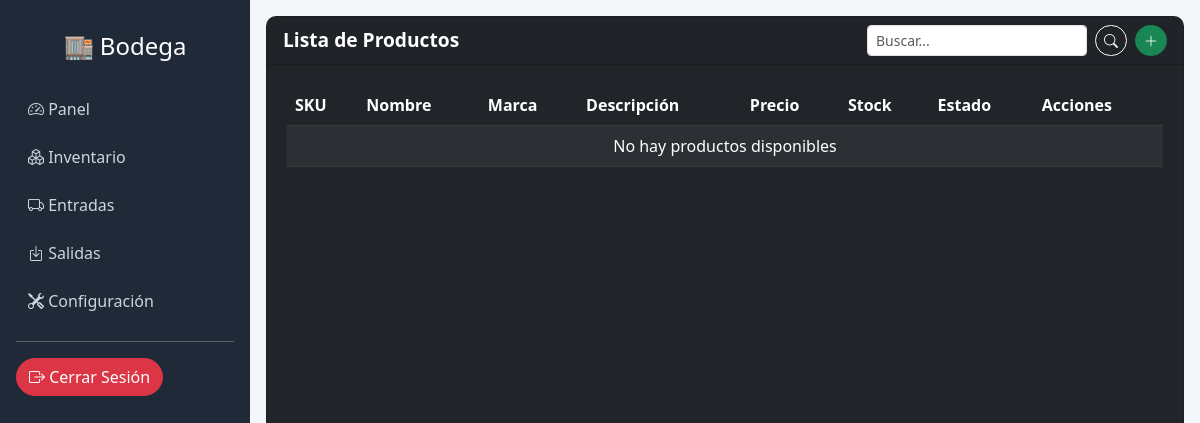
Before: /inventario with the older database file.
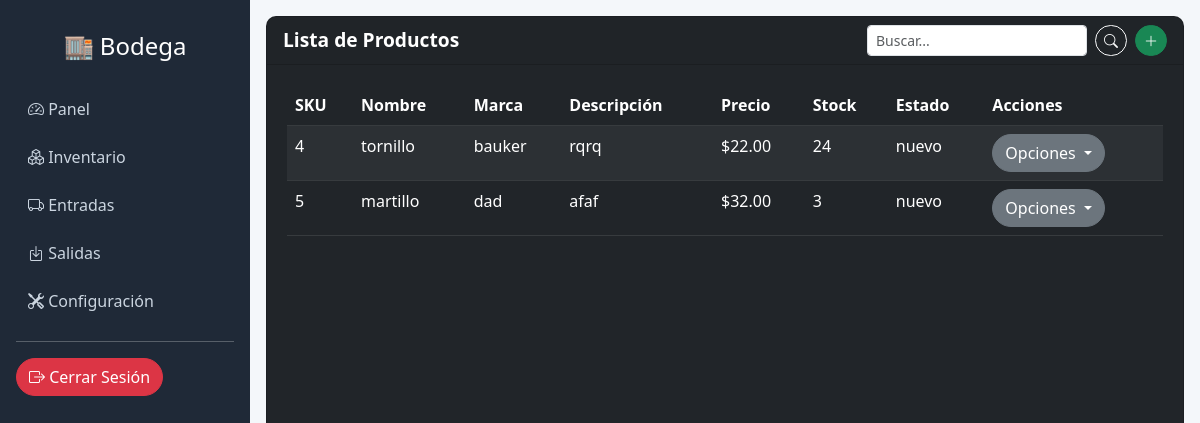
After: the same page with the newer database file.
### core/models.py (models this page shows, shortened)
class Producto(models.Model):
    sku = models.AutoField(primary_key=True)  # ID autoincremental
    nombre_producto = models.CharField(max_length=100)
    marca = models.CharField(max_length=100)
    descripcion = models.CharField(max_length=255, blank=True, null=True)
    precio = models.DecimalField(max_digits=10, decimal_places=2)
    stock = models.PositiveIntegerField()
    estado_producto = models.CharField(max_length=10)

### core/views.py (the view)
# urls.py: path('inventario', views.inventario, name='inventario'),
def inventario(request):
    query = request.GET.get('q')
    if query:
        productos = Producto.objects.filter(
            Q(nombre_producto__icontains=query) |
            Q(marca__icontains=query) |
            Q(descripcion__icontains=query)
        )
    else:
        productos = Producto.objects.all()
    return render(request, 'core/bodeguero/inventario.html', {'lista_productos': productos})

### core/templates/core/bodeguero/inventario.html (shortened to what this page needs)
<!DOCTYPE html>
<html lang="es">
{% load static %}
<head>
    <link href="https://cdn.jsdelivr.net/npm/bootstrap@5.3.0/dist/css/bootstrap.min.css" rel="stylesheet">
    <link href="https://cdn.jsdelivr.net/npm/bootstrap-icons@1.10.5/font/bootstrap-icons.css" rel="stylesheet">
    <link rel="stylesheet" href="{% static 'core/css/admini.css' %}">
</head>
<body>
<div class="d-flex">
    <div class="sidebar p-3">
        <h4 class="text-center py-3">🏬 Bodega</h4>
        <a href="#"><i class="bi bi-speedometer2"></i> Panel</a>
        <a href="#"><i class="bi bi-boxes"></i> Inventario</a>
        <a href="#"><i class="bi bi-truck"></i> Entradas</a>
        <a href="#"><i class="bi bi-box-arrow-in-down"></i> Salidas</a>
        <a href="#"><i class="bi bi-tools"></i> Configuración</a>
        <hr>
        <form method="post" action="{% url 'logout' %}">
        <button type="submit" class="btn btn-danger">
            <i class="bi bi-box-arrow-right"></i> Cerrar Sesión
        </button>
        </form>
    </div>
    <div class="flex-grow-1 card bg-dark text-white m-3">
    <div class="card-header d-flex justify-content-between align-items-center">
    <span>Lista de Productos</span>
    <div class="d-flex">
        <form class="d-flex me-2" method="get">
            <input type="text" name="q" class="form-control form-control-sm me-2" placeholder="Buscar..." value="{{ request.GET.q }}">
            <button type="submit" class="btn btn-outline-light btn-sm"><i class="bi bi-search"></i></button>
        </form>
        <a href="{% url 'registrar_producto' %}" class="btn btn-success btn-sm" title="Agregar Producto">
            <i class="bi bi-plus-lg"></i>
        </a>
    </div>
</div>
    <div class="card-body">
        <table class="table table-striped table-dark">
            <thead>
                <tr>
                    <th>SKU</th>
                    <th>Nombre</th>
                    <th>Marca</th>
                    <th>Descripción</th>
                    <th>Precio</th>
                    <th>Stock</th>
                    <th>Estado</th>
                    <th>Acciones</th>
                </tr>
            </thead>
            <tbody>
                {% for producto in lista_productos %}
                    <tr>
                        <td>{{ producto.sku }}</td>
                        <td>{{ producto.nombre_producto }}</td>
                        <td>{{ producto.marca }}</td>
                        <td>{{ producto.descripcion }}</td>
                        <td>${{ producto.precio }}</td>
                        <td>{{ producto.stock }}</td>
                        <td>{{ producto.estado_producto }}</td>
                        <td>
    <div class="dropdown">
        <button class="btn btn-secondary dropdown-toggle" type="button" id="dropdownMenuButton{{ producto.sku }}" data-bs-toggle="dropdown" aria-expanded="false">
            Opciones
        </button>
    </div>
</td>
                    </tr>
                {% empty %}
                    <tr>
                        <td colspan="8" class="text-center">No hay productos disponibles</td>
                    </tr>
                {% endfor %}
            </tbody>
        </table>
    </div>
</div>
</body>
</html>

Changed rows visible on the page:
added Producto: sku "4", nombre_producto "tornillo", marca "bauker", descripcion "rqrq", precio "22.00", stock "24", estado_producto "nuevo"
added Producto: sku "5", nombre_producto "martillo", marca "dad", descripcion "afaf", precio "32.00", stock "3", estado_producto "nuevo"
Other visible differences:
text no longer shown: "No hay productos disponibles"
